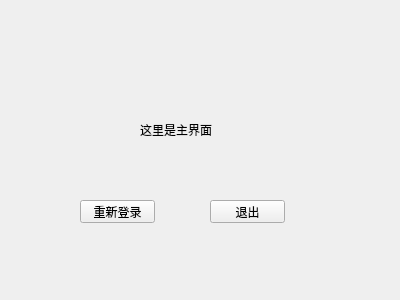
<?xml version="1.0" encoding="UTF-8"?>
<ui version="4.0">
 <class>Mywidget</class>
 <widget class="QWidget" name="Mywidget">
  <property name="geometry">
   <rect>
    <x>0</x>
    <y>0</y>
    <width>400</width>
    <height>300</height>
   </rect>
  </property>
  <property name="windowTitle">
   <string>Form</string>
  </property>
  <widget class="QLabel" name="label">
   <property name="geometry">
    <rect>
     <x>140</x>
     <y>120</y>
     <width>101</width>
     <height>20</height>
    </rect>
   </property>
   <property name="text">
    <string>这里是主界面</string>
   </property>
  </widget>
  <widget class="QPushButton" name="pushButton">
   <property name="geometry">
    <rect>
     <x>80</x>
     <y>200</y>
     <width>75</width>
     <height>23</height>
    </rect>
   </property>
   <property name="text">
    <string>重新登录</string>
   </property>
  </widget>
  <widget class="QPushButton" name="pushButton_2">
   <property name="geometry">
    <rect>
     <x>210</x>
     <y>200</y>
     <width>75</width>
     <height>23</height>
    </rect>
   </property>
   <property name="text">
    <string>退出</string>
   </property>
  </widget>
 </widget>
 <resources/>
 <connections>
  <connection>
   <sender>pushButton_2</sender>
   <signal>clicked()</signal>
   <receiver>Mywidget</receiver>
   <slot>close()</slot>
   <hints>
    <hint type="sourcelabel">
     <x>240</x>
     <y>215</y>
    </hint>
    <hint type="destinationlabel">
     <x>404</x>
     <y>215</y>
    </hint>
   </hints>
  </connection>
 </connections>
</ui>
